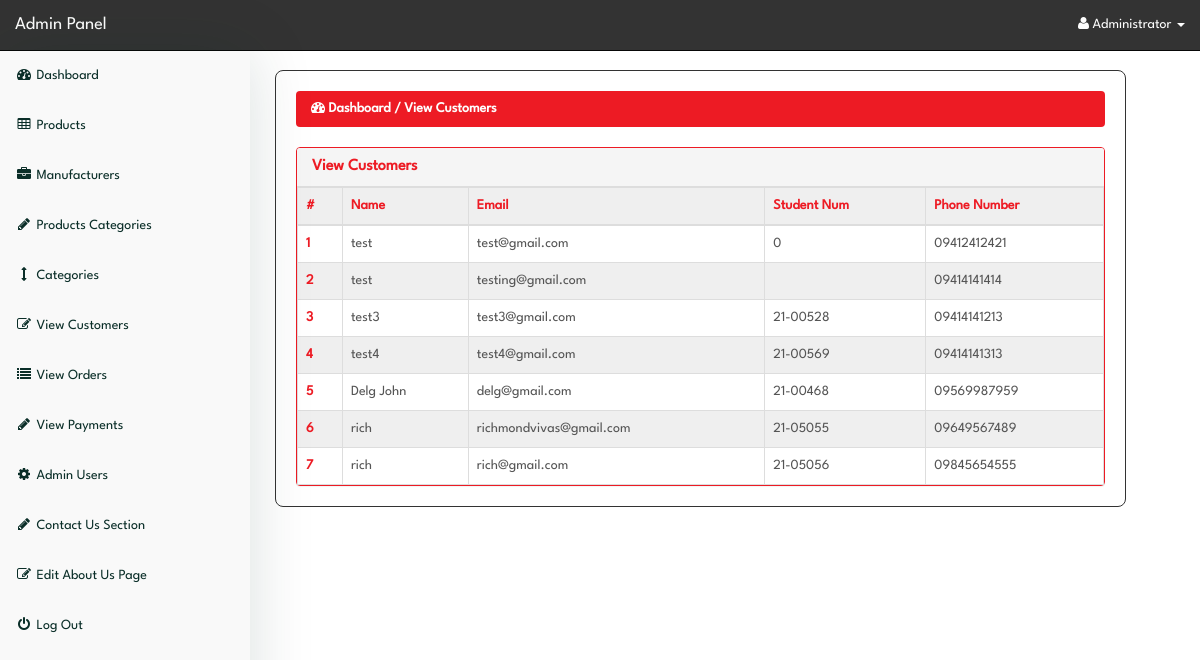
Screenshot of /admin/index.php?view_customers (signed in) with the database file from the repository.
### tables this page shows
CREATE TABLE `customers` (
  `customer_id` int(10) NOT NULL,
  `customer_name` varchar(255) NOT NULL,
  `customer_email` varchar(255) NOT NULL,
  `customer_stno` varchar(11) NOT NULL,
  `customer_pass` varchar(255) NOT NULL,
  `customer_contact` varchar(255) NOT NULL,
  `customer_image` text NOT NULL,
  `customer_ip` varchar(255) NOT NULL,
  `customer_confirm_code` text NOT NULL
);

### admin/view_customers.php (the view, shortened to what this page needs)
<?php
if(!isset($_SESSION['admin_email'])){
echo "<script>window.open('login.php','_self')</script>";
}
else {
?>
<div class="row">
  <div class="col-lg-12">
    <ol class="breadcrumb">
      <li class="active">
        <i class="fa fa-dashboard"></i> Dashboard / View Customers
      </li>
    </ol>
  </div>
</div>
<div class="row">
  <div class="col-lg-12">
    <div class="panel panel-default">
      <div class="panel-heading">
        <h3 class="panel-title">
          View Customers
        </h3>
      </div>
      <div class="panel-body">
        <div class="table-responsive">
          <table class="table table-bordered table-hover table-striped">
            <thead>
              <tr>
                <th>#</th>
                <th>Name</th>
                <th>Email</th>
                  <th>Student Num</th>
                <th>Phone Number</th>
              </tr>
            </thead>
            <tbody>
              <?php
$i=0;
$get_c = "select * from customers";
$run_c = mysqli_query($con,$get_c);
while($row_c=mysqli_fetch_array($run_c)){
$c_name = $row_c['customer_name'];
$c_email = $row_c['customer_email'];
$c_stno = $row_c['customer_stno'];
$c_contact = $row_c['customer_contact'];
$i++;
?>
              <tr>
                <td><?php echo $i; ?></td>
                <td><?php echo $c_name; ?></td>
                <td><?php echo $c_email; ?></td>
                  <td><?php echo $c_stno; ?></td>
                <td><?php echo $c_contact; ?></td>
              </tr>
              <?php } ?>
            </tbody>
          </table>
        </div>
      </div>
    </div>
  </div>
</div>
<?php } ?>

### admin/index.php (shortened to what this page needs)
<?php
include("includes/db.php");
if(!isset($_SESSION['admin_email'])){
  echo "<script>window.open('login.php','_self')</script>";
} else {
  $admin_session = $_SESSION['admin_email'];
  $get_admin = "select * from admins  where admin_email='$admin_session'";
  $run_admin = mysqli_query($con,$get_admin);
  $row_admin = mysqli_fetch_array($run_admin);
  $admin_name = $row_admin['admin_name'];
?>
<!DOCTYPE html>
<html>
<head>
  <link href="css/bootstrap.min.css" rel="stylesheet">
  <link href="css/style.css" rel="stylesheet">
  <link href="font-awesome/css/font-awesome.min.css" rel="stylesheet">
</head>
<body>
  <div id="wrapper">
    <?php include("includes/sidebar.php");  ?>
    <div id="page-wrapper">
      <div class="container-fluid">
        <?php
          foreach ($pages as $param => $file) {
              if (isset($_GET[$param])) {
                  include($file);
                  break;
              }
          }
        ?>
      </div>
    </div>
  </div>
</body>
</html>
<?php } ?>

### admin/includes/sidebar.php (shortened to what this page needs)
<?php
if(!isset($_SESSION['admin_email'])){
echo "<script>window.open('login.php','_self')</script>";
}
else {
?>
<nav class="navbar navbar-inverse navbar-fixed-top">
  <div class="navbar-header">
    <a class="navbar-brand" href="index.php?dashboard">Admin Panel</a>
  </div>
  <ul class="nav navbar-right top-nav">
    <li class="dropdown">
      <a href="#" class="dropdown-toggle" data-toggle="dropdown">
        <i class="fa fa-user"></i>
        <?php echo $admin_name; ?> <b class="caret"></b>
      </a>
    </li>
  </ul>
  <div class="collapse navbar-collapse navbar-ex1-collapse">
    <ul class="nav navbar-nav side-nav">
      <li>
        <a href="index.php?dashboard">
          <i class="fa fa-fw fa-dashboard"></i> Dashboard
        </a>
      </li>
      <li>
        <a href="#" data-toggle="collapse" data-target="#products">
          <i class="fa fa-fw fa-table"></i> Products
        </a>
      </li>
      <li>
        <a href="#" data-toggle="collapse" data-target="#manufacturers">
          <i class="fa fa-fw fa-briefcase"></i> Manufacturers
        </a>
      </li>
      <li>
        <a href="#" data-toggle="collapse" data-target="#p_cat">
          <i class="fa fa-fw fa-pencil"></i> Products Categories
        </a>
      </li>
      <li>
        <a href="#" data-toggle="collapse" data-target="#cat">
          <i class="fa fa-fw fa-arrows-v"></i> Categories
        </a>
      </li>
      <li>
        <a href="index.php?view_customers">
          <i class="fa fa-fw fa-edit"></i> View Customers
        </a>
      </li>
      <li>
        <a href="index.php?view_orders">
          <i class="fa fa-fw fa-list"></i> View Orders
        </a>
      </li>
      <li>
        <a href="index.php?view_payments">
          <i class="fa fa-fw fa-pencil"></i> View Payments
        </a>
      </li>
      <li>
        <a href="#" data-toggle="collapse" data-target="#users">
          <i class="fa fa-fw fa-gear"></i> Admin Users
        </a>
      </li>
      <li>
        <a href="#" data-toggle="collapse" data-target="#contact_us">
          <i class="fa fa-fw fa-pencil"> </i> Contact Us Section
        </a>
      </li>
      <li>
        <a href="index.php?edit_about_us">
          <i class="fa fa-fw fa-edit"></i> Edit About Us Page
        </a>
      </li>
      <li>
        <a href="logout.php">
          <i class="fa fa-fw fa-power-off"></i> Log Out
        </a>
      </li>
    </ul>
  </div>
</nav>
<?php } ?>

### admin/css/style.css (style rules this page uses)
:root { --p-clr-100: #ed1b24; --p-clr-200: #ff4015; --p-clr-300: #0000d3; --p-clr-400: #ffb222; --p-clr-500: #0097d3; --p-clr-600: #00ad4e; --p-clr-700: #3a0080; --n-clr-100: #fefefe; --n-clr-200: #f9f9f9; --n-clr-300: #0a2e28; --n-clr-400: #012120; }
*, *::before, *::after { margin: 0; padding: 0; box-sizing: border-box; }
h1, h2, h3, h4, h5, h6 { font-weight: 600; }
body { font-family: 'LeagueSpartan-Regular', Helvetica, Arial, sans-serif; margin-top: 100px; }
@media (min-width: 768px) { body { margin-top: 50px; } }
#wrapper { padding-top: 1rem; padding-left: 255px; }
#page-wrapper { width: 90%; margin-top: 1rem; margin-left: 2rem; border-radius: 8px; border: 1px solid #333; }
#page-wrapper .container-fluid { padding: 0; margin: 0; width: 100%; padding: 2rem; }
.top-nav { padding: 0 15px; }
.top-nav > li { display: inline-block; float: left; }
.top-nav > li > a { padding-top: 15px; padding-bottom: 15px; line-height: 20px; color: var(--n-clr-100); }
.navbar-inverse .navbar-nav > li > a { color: var(--n-clr-300); }
.navbar { background-color: #333; }
.navbar .navbar-header a { color: white; }
.side-nav { position: fixed; top: 51px; width: 250px; border-radius: 0; overflow-y: auto; background-color: var(--n-clr-200); bottom: 0; overflow-x: hidden; padding-bottom: 40px; display: flex; align-items: center; justify-content: flex-start; flex-direction: column; box-shadow: 0 0 60px #0a2e2826; }
.side-nav > li, .side-nav > li > a { width: 100%; }
.row .col-lg-12 .panel { margin: 0; border: 0; }
.panel-body { border-radius: 5px; }
.container-fluid .row .col-lg-12 .breadcrumb { background-color: var(--p-clr-100); }
.container-fluid .row .col-lg-12 .breadcrumb li { color: var(--n-clr-100); font-weight: 600; }
.panel { border: 0; border: 1px solid var(--p-clr-100) !important; }
.panel-default .panel-title { color: #ed1b24; }
.panel-default .panel-body { padding: 0; }
.panel-body .table-responsive .table { margin: 0; }
.table { border-collapse: collapse; }
.table-responsive .table thead tr th, .table-responsive .table tbody tr td:nth-child(1) { color: var(--p-clr-100); font-weight: bold; }
.table-responsive .table thead tr, .table-responsive .table tbody tr:nth-child(even) { background-color: hsla(0, 0%, 20%, 0.075); }
.table-responsive .table tbody tr:nth-child(odd) { background: none; }
.table-responsive .table tbody tr { border: 0; border: 1px solid #333; color: #555; cursor: pointer; }

### rows the page displays
customers: customer_name "test", customer_email "test@gmail.com", customer_stno "0", customer_contact "09412412421"
customers: customer_name "test", customer_email "testing@gmail.com", customer_contact "09414141414"
customers: customer_name "test3", customer_email "test3@gmail.com", customer_stno "21-00528", customer_contact "09414141213"
customers: customer_name "test4", customer_email "test4@gmail.com", customer_stno "21-00569", customer_contact "09414141313"
customers: customer_name "Delg John", customer_email "delg@gmail.com", customer_stno "21-00468", customer_contact "09569987959"
customers: customer_name "rich", customer_email "richmondvivas@gmail.com", customer_stno "21-05055", customer_contact "09649567489"
customers: customer_name "rich", customer_email "rich@gmail.com", customer_stno "21-05056", customer_contact "09845654555"

### other values shown
$admin_name "Administrator"
